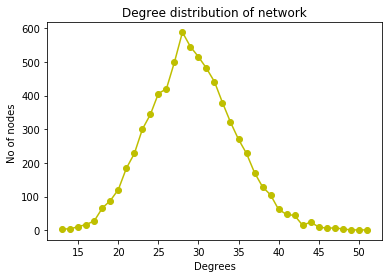

Reproduce this figure in Python.
import networkx as nx
import matplotlib.pyplot as plt
n=7115
m=103689
def plot_deg_dist(G):
	all_degree=dict(nx.degree(G)).values()
	
	unique_degree=list(set(all_degree))
	
	count_degree=[]
	all_degree=list(all_degree)
	
	for i in unique_degree:
		x=all_degree.count(i)
		count_degree.append(x)
	
	
	
	plt.plot(unique_degree,count_degree,'yo-')
	plt.xlabel('Degrees')
	plt.ylabel('No of nodes ')
	plt.title('Degree distribution of network')
	plt.show()

G = nx.gnm_random_graph(n, m)
print("Shortest path ")
for C in (G.subgraph(c).copy() for c in nx.connected_components(G)):
  print(nx.average_shortest_path_length(C))
print(nx.average_clustering(G))
plot_deg_dist(G)
